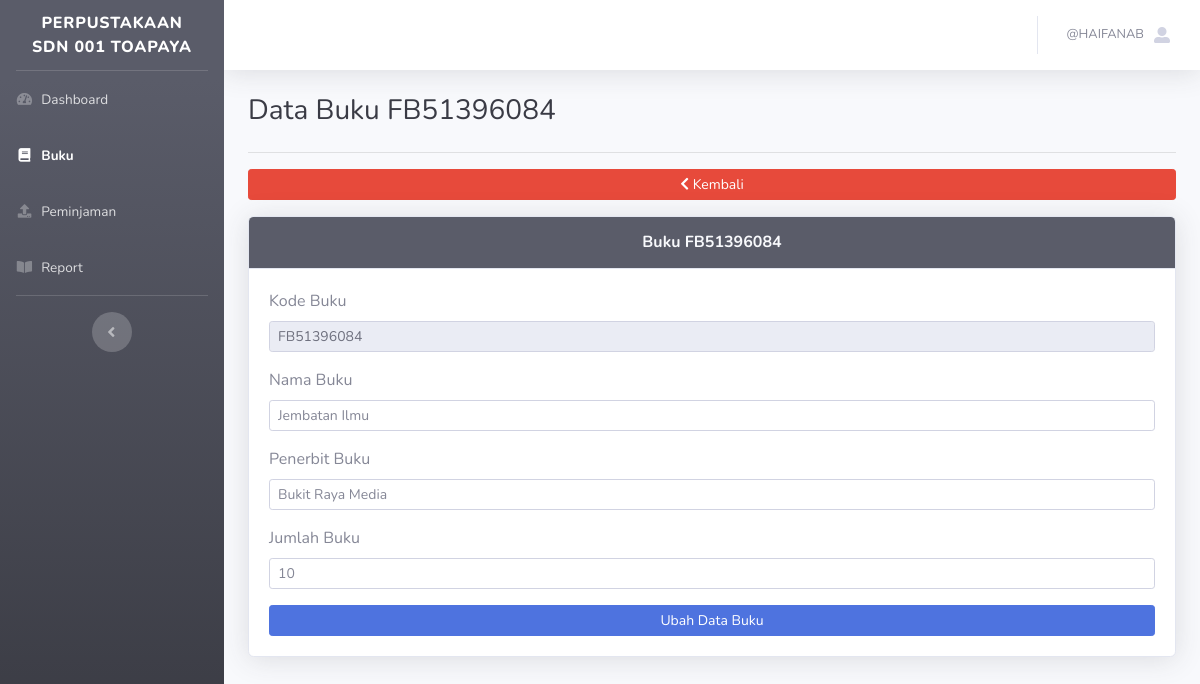
The app's page /administrator/view-buku?id=FB51396084 (signed in) with its own data.
### tables this page shows
CREATE TABLE `buku` (
  `id` int(11) NOT NULL,
  `id_buku` varchar(255) DEFAULT NULL,
  `penerbit` varchar(255) DEFAULT NULL,
  `nama_buku` varchar(255) DEFAULT NULL,
  `stok` int(11) DEFAULT NULL
);

### controller/AdminController.php (called while the page is built, shortened)
<?php
require($_SERVER['DOCUMENT_ROOT'] . '/perpustakaan/configuration/dbconn.php');
class AdminController
{
    public function getDataBuku($datasearch, $idbuku)
    {
        global $koneksi;
        if ($datasearch == null || $idbuku = null) {
            $qdatabuku = mysqli_query($koneksi, 'SELECT * FROM buku order by penerbit');
        } elseif ($datasearch != null) {
            $qdatabuku = mysqli_query($koneksi, "SELECT * FROM buku WHERE id_buku LIKE '%$datasearch%' OR penerbit LIKE '%$datasearch%' OR nama_buku LIKE '%$datasearch%'");
        } elseif ($idbuku != null) {
            $qdatabuku = mysqli_query($koneksi, "SELECT * FROM buku WHERE id_buku = '$idbuku'");
        }
        $databuku = mysqli_fetch_all($qdatabuku);
        return $databuku;
    }
}

### administrator/view-buku.php (the view, shortened to what this page needs)
<?php
require($_SERVER['DOCUMENT_ROOT'] . '/perpustakaan/controller/AuthController.php');
require($_SERVER['DOCUMENT_ROOT'] . '/perpustakaan/controller/AdminController.php');
$admin = new AdminController();
$databuku = $admin->getDataBuku(null, $_GET['id'])[0];
?>
<!DOCTYPE html>
<html lang="en">
<head>
    <link href="http://<?= $_SERVER['HTTP_HOST'] ?>/perpustakaan/template/vendor/fontawesome-free/css/all.min.css" rel="stylesheet" type="text/css">
    <link href="http://<?= $_SERVER['HTTP_HOST'] ?>/perpustakaan/template/css/sb-admin-2.min.css" rel="stylesheet">
</head>
<body id="page-top">
    <div id="wrapper">
        <?php include '../layouts/sidebar.php' ?>
        <div id="content-wrapper" class="d-flex flex-column">
            <div id="content">
                <?php include '../layouts/navbar.php' ?>
                <div class="container-fluid">
                    <div class="d-sm-flex align-items-center justify-content-between mb-4">
                        <h1 class="h3 mb-0 text-gray-900">Data Buku <?= $_GET['id'] ?></h1>
                    </div>
                    <hr>
                    <div class="row mb-3">
                        <div class="col-12">
                            <a class="btn btn-sm btn-danger btn-block" href="buku"><i class="fas fa-chevron-left"></i> Kembali</a>
                        </div>
                    </div>
                    <div class="row">
                        <div class="col-12">
                            <div class="card shadow mb-4">
                                <div class="card-header py-3 bg-dark">
                                    <h6 class="m-0 font-weight-bold text-light text-center">Buku <?= $_GET['id'] ?></h6>
                                </div>
                                <div class="card-body">
                                    <form action="../controller/AdminController.php" method="post">
                                        <label for="kodebuku">Kode Buku</label>
                                        <input type="text" id="kodebuku" name="kodebuku" class="form-control form-control-sm mb-3" value="<?= $_GET['id'] ?>" readonly>
                                        <label for="namabuku">Nama Buku</label>
                                        <input type="text" id="namabuku" name="namabuku" class="form-control form-control-sm mb-3" placeholder="<?= $databuku[3] ?>">
                                        <label for="penerbitbuku">Penerbit Buku</label>
                                        <input type="text" id="penerbitbuku" name="penerbitbuku" class="form-control form-control-sm mb-3" placeholder="<?= $databuku[2] ?>">
                                        <label for="jumlahbuku">Jumlah Buku</label>
                                        <input type="number" id="jumlahbuku" name="jumlahbuku" class="form-control form-control-sm mb-3" min="1" placeholder="<?= $databuku[4] ?>">
                                        <button type="submit" class="btn btn-sm btn-primary btn-block" id="btn_ubah_buku" name="btn_ubah_buku">Ubah Data Buku</button>
                                    </form>
                                </div>
                            </div>
                        </div>
                    </div>
                </div>
            </div>
        </div>
    </div>
</body>
</html>

### records on screen
buku: namabuku "Jembatan Ilmu", penerbitbuku "Bukit Raya Media", jumlahbuku "10"

### other values on screen
$_SESSION['username'] "HAIFANAB"
$_GET['id'] "FB51396084"
